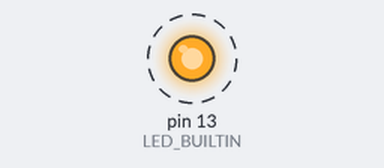
The program below on a simulated Arduino Uno, built with avr-gcc and run on an emulated ATmega328P. Shown: output pins drawn as LEDs (lit = HIGH). Dashed ring = blinking. What the program prints to the serial monitor is not drawn.

Above: at 0.5 s.
Timing chart, 0 to 4.6 s (numbered marks = the images above):
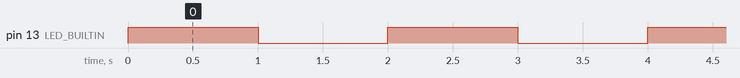

The program:

main.cpp
```cpp
#include <Arduino.h>
// 모드는 각각 독립 회로다. 한꺼번에 모든 부품을 연결하지 않는다.
#if LAB_MODE == 0
/// <summary>UNO USB 연결·업로드·시리얼을 확인한다.</summary>
void setup()
{
    Serial.begin(115200);
    pinMode(LED_BUILTIN, OUTPUT);
    Serial.println(F("UNO_READY 115200"));
}
/// <summary>하트비트를 보내 실제 실행 여부를 확인한다.</summary>
void loop()
{
    digitalWrite(LED_BUILTIN, !digitalRead(LED_BUILTIN));
    Serial.print(F("UPTIME_MS ")); Serial.println(millis());
    delay(1000);
}
#elif LAB_MODE == 1
const uint8_t rgbPins[3] = {9,10,11};
int channels[3] = {255,80,0};
char line[48]; uint8_t used = 0;
/// <summary>공통 음극 RGB의 3채널 PWM을 준비한다.</summary>
void setup()
{
    Serial.begin(115200);
    for (uint8_t p : rgbPins)
    {
        pinMode(p, OUTPUT);
    }
    Serial.println(F("RGB_READY send: RGB 255 80 0"));
}
/// <summary>0~255 입력을 검증하고 1초 켜짐·1초 꺼짐을 반복한다.</summary>
void loop()
{
    while (Serial.available())
    {
        char c = Serial.read();
        if (c == '\n')
        {
            line[used] = 0;
            int r,g,b; char extra;
            if (sscanf(line,"RGB %d %d %d %c", &r,&g,&b,&extra) == 3 && r>=0 && r<=255 && g>=0 && g<=255 && b>=0 && b<=255)
            {
                channels[0]=r; channels[1]=g; channels[2]=b;
                Serial.println(F("RGB_OK"));
            }
            else
            {
                Serial.println(F("ERR RGB requires three integers 0..255"));
            }
            used = 0;
        }
        else if (c != '\r' && used < sizeof(line)-1)
        {
            line[used++] = c;
        }
    }
    bool on = (millis()/1000)%2 == 0;
    for (uint8_t i=0;i<3;i++)
    {
        analogWrite(rgbPins[i],on ? channels[i] : 0);
    }
}
#elif LAB_MODE == 2 || LAB_MODE == 3
#include <Wire.h>
#include <LiquidCrystal_I2C.h>
#if LAB_MODE == 3
#include <DHT.h>
#include <TimeLib.h>
DHT dht(2,DHT11);
float temperature = NAN, humidity = NAN;
char timeLine[32]; uint8_t timeUsed = 0;
#endif
LiquidCrystal_I2C *lcd = nullptr;
/// <summary>PCF8574의 일반 주소를 탐색해 LCD를 준비한다.</summary>
void setup()
{
    Serial.begin(115200); Wire.begin();
    uint8_t address = 0;
    for (uint8_t a=0x20;a<=0x3f;a++)
    {
        Wire.beginTransmission(a);
        if (Wire.endTransmission()==0)
        {
            Serial.print(F("I2C 0x")); Serial.println(a,HEX);
            if (a==0x27 || a==0x3f)
            {
                address=a;
            }
        }
    }
    if (!address)
    {
        Serial.println(F("LCD_NOT_FOUND: check wiring/address/contrast")); return;
    }
    lcd = new LiquidCrystal_I2C(address,16,2);
    lcd->init(); lcd->backlight(); lcd->print(F("hello, world"));
#if LAB_MODE == 3
    dht.begin();
    Serial.println(F("TIME_REQUIRED send: TIME <UTC Unix seconds>; LCD shows KST"));
#endif
}
/// <summary>센서는 2초, LCD 시계는 매초 갱신한다. UNO에 실제 시계가 있다고 가정하지 않는다.</summary>
void loop()
{
#if LAB_MODE == 3
    while (Serial.available())
    {
        char c=Serial.read();
        if (c=='\n')
        {
            timeLine[timeUsed]=0;
            char *end=nullptr;
            unsigned long stamp = timeUsed >= 6 ? strtoul(timeLine+5,&end,10) : 0;
            if (timeUsed >= 6 && strncmp(timeLine,"TIME ",5)==0 && end!=timeLine+5 && *end==0 && stamp>=1704067200UL && stamp<=4102444800UL)
            {
                setTime(stamp); Serial.println(F("TIME_OK"));
            }
            else
            {
                Serial.println(F("ERR TIME"));
            }
            timeUsed=0;
        }
        else if (c!='\r' && timeUsed<sizeof(timeLine)-1)
        {
            timeLine[timeUsed++]=c;
        }
    }
    static uint32_t sensorAt=0, screenAt=0;
    if (millis()-sensorAt>=2000)
    {
        sensorAt=millis(); temperature=dht.readTemperature(); humidity=dht.readHumidity();
        if (isnan(temperature) || isnan(humidity))
        {
            Serial.println(F("DHT_ERROR"));
        }
    }
    if (millis()-screenAt>=1000)
    {
        screenAt=millis();
        char row[17];
        if (timeStatus()==timeNotSet)
        {
            strcpy(row,"Sync PC time    ");
        }
        else
        {
            time_t kst=now()+9UL*3600UL;
            snprintf(row,sizeof(row),"%02d/%02d %02d:%02d:%02d",month(kst),day(kst),hour(kst),minute(kst),second(kst));
            Serial.print(year(kst)); Serial.print('-'); Serial.print(row); Serial.println(F(" KST"));
        }
        if (lcd)
        {
            lcd->setCursor(0,0); lcd->print(F("                ")); lcd->setCursor(0,0); lcd->print(row);
            lcd->setCursor(0,1); lcd->print(F("                ")); lcd->setCursor(0,1);
            if (isnan(temperature) || isnan(humidity))
            {
                lcd->print(F("DHT read error"));
            }
            else
            {
                lcd->print(F("T:"));lcd->print(temperature,1);lcd->print(F("C H:"));lcd->print(humidity,0);lcd->print('%');
            }
        }
    }
#endif
}
#elif LAB_MODE == 4
uint32_t seq=0;
const uint8_t buttonPins[3]={3,6,2};
bool buttons[3]={false,false,false}, candidates[3]={false,false,false};
uint32_t changed[3]={0,0,0};
/// <summary>조이스틱과 두 버튼의 풀업 입력을 준비한다.</summary>
void setup()
{
    Serial.begin(115200);
    for (uint8_t pin:buttonPins)
    {
        pinMode(pin,INPUT_PULLUP);
    }
}
/// <summary>50Hz JSON Lines를 보낸다. ADC 원본과 눌림 상태를 보존한다.</summary>
void loop()
{
    for (uint8_t i=0;i<3;i++)
    {
        bool next=digitalRead(buttonPins[i])==LOW;
        if (next!=candidates[i])
        {
            candidates[i]=next;changed[i]=millis();
        }
        if (millis()-changed[i]>=20)
        {
            buttons[i]=next;
        }
    }
    static uint32_t sent=0;
    if (millis()-sent>=20)
    {
        sent=millis();
        Serial.print(F("{\"type\":\"input\",\"seq\":"));Serial.print(seq++);
        Serial.print(F(",\"x\":"));Serial.print(analogRead(A0));
        Serial.print(F(",\"y\":"));Serial.print(analogRead(A1));
        Serial.print(F(",\"jump\":"));Serial.print(buttons[0]);
        Serial.print(F(",\"attack\":"));Serial.print(buttons[1]);
        Serial.print(F(",\"bomb\":"));Serial.print(buttons[2]);Serial.println('}');
    }
}
#elif LAB_MODE == 5 || LAB_MODE == 6
#include "keypad.hpp"
const uint16_t notes[16]={262,294,330,349,392,440,494,523,587,659,698,784,880,988,1047,1175};
/// <summary>16키 단음 입력을 준비한다. 부저는 충돌 없는 D10이다.</summary>
void setup()
{
    Serial.begin(115200);setupKeys();pinMode(10,OUTPUT);
}
/// <summary>키 변화만 출력하고 누르는 동안 해당 주파수의 음을 유지한다.</summary>
void loop()
{
    static int previous=-1;
    int key=stableKey();
    if (key!=previous)
    {
        Serial.print(F("KEY "));Serial.println(key+1);
#if LAB_MODE == 6
        if (key>=0)
        {
            tone(10,notes[key]);
        }
        else
        {
            noTone(10);
        }
#endif
        previous=key;
    }
}
#elif LAB_MODE == 7
#include <IRremote.hpp>
/// <summary>실물 핀표를 대조한 IR 수신기의 OUT을 D2로 받는다.</summary>
void setup()
{
    Serial.begin(115200);IrReceiver.begin(2,DISABLE_LED_FEEDBACK);
}
/// <summary>프로토콜·주소·명령·반복 여부를 출력하고 수신을 재개한다.</summary>
void loop()
{
    if (IrReceiver.decode())
    {
        IrReceiver.printIRResultShort(&Serial);
        Serial.print(F(" repeat="));Serial.println((IrReceiver.decodedIRData.flags & IRDATA_FLAGS_IS_REPEAT)!=0);
        IrReceiver.resume();
    }
}
#elif LAB_MODE == 8
#include <math.h>
float threshold=40.0f;
char soundLine[32]; uint8_t soundUsed=0;
/// <summary>AO 신호를 읽는다. 보정되지 않은 모듈로 dB SPL을 주장하지 않는다.</summary>
void setup()
{
    Serial.begin(115200);Serial.println(F("SOUND_READY: RMS ADC / relative dBFS; THRESH 40"));
}
/// <summary>50ms 표본에서 DC를 제거한 RMS와 ADC 기준 dBFS를 계산한다.</summary>
void loop()
{
    while (Serial.available())
    {
        char c=Serial.read();
        if (c=='\n')
        {
            soundLine[soundUsed]=0;char *end=nullptr;
            float value=soundUsed>=8 ? strtod(soundLine+7,&end) : -1;
            if (soundUsed>=8 && strncmp(soundLine,"THRESH ",7)==0 && end!=soundLine+7 && *end==0 && isfinite(value) && value>=0 && value<=512)
            {
                threshold=value;
            }
            soundUsed=0;
        }
        else if (c!='\r' && soundUsed<sizeof(soundLine)-1)
        {
            soundLine[soundUsed++]=c;
        }
    }
    uint32_t start=millis(), count=0; double sum=0,squares=0;
    while (millis()-start<50)
    {
        int value=analogRead(A0);sum+=value;squares+=(double)value*value;count++;
    }
    double mean=sum/count;
    float rms=sqrt(max(0.0,squares/count-mean*mean));
    float dbfs=rms>0 ? 20.0f*log10(rms/511.5f) : -120.0f;
    bool alarm=rms>threshold;
    Serial.print(alarm ? F("\033[31mALARM ") : F("\033[0mSOUND "));
    Serial.print(F("RMS_ADC="));Serial.print(rms,1);Serial.print(F(" dBFS="));Serial.print(dbfs,1);
    Serial.print(F(" THRESH="));Serial.print(threshold,1);Serial.println(F("\033[0m"));
    delay(100);
}
#endif
```

Measured:
- by itself, pin 13 (LED_BUILTIN): alternates HIGH for 1.0 s and LOW for 1.0 s
